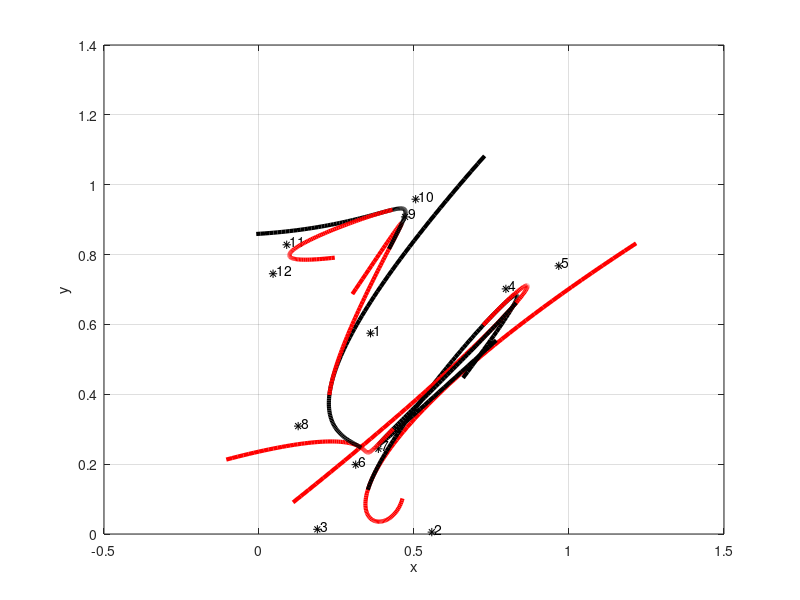

MATLAB code to generate this figure:
clear all; close all; clc;
%% B-Spline Curves

N = 100;
u = linspace(0, 2, N);
u2 = u.*u;
u3 = u2.*u;
b1 = 1/6*(1 - u).^3;
b2 = u3/2 - u2 + 2/3;
b3 = (-u3 + u2 + u + 1/3)/2;
b4 = u3/6;

% figure(2);
% plot(u, [b1; b2; b3; b4]','-','LineWidth', 3); xlabel('u');
% grid on; legend('b_{-1}','b_0','b_1','b_2');

%% Control points
n = 12; x = rand(1, n); y = rand(1, n);

% x = [10 50 75 95  85  80];
% y = [10 15 60 100 140 180];

% [x, I] = sort(x);
% y = y(I);

n = length(x);

figure(1);
plot(x, y, 'k*'); grid on; xlabel('x'); ylabel('y'); hold on;
for k = 1:n, text(x(k)+0.01, y(k)+0.01, num2str(k)); end

%% Plots
for k = 1:n-3
    X = b1*x(k) + b2*x(k+1) + b3*x(k+2) + b4*x(k+3);
    Y = b1*y(k) + b2*y(k+1) + b3*y(k+2) + b4*y(k+3);
    if mod(k,2)==1, 
        plot(X,Y,'r-','LineWidth', 3); 
    else
        plot(X,Y,'k-','LineWidth', 3); 
    end
end
